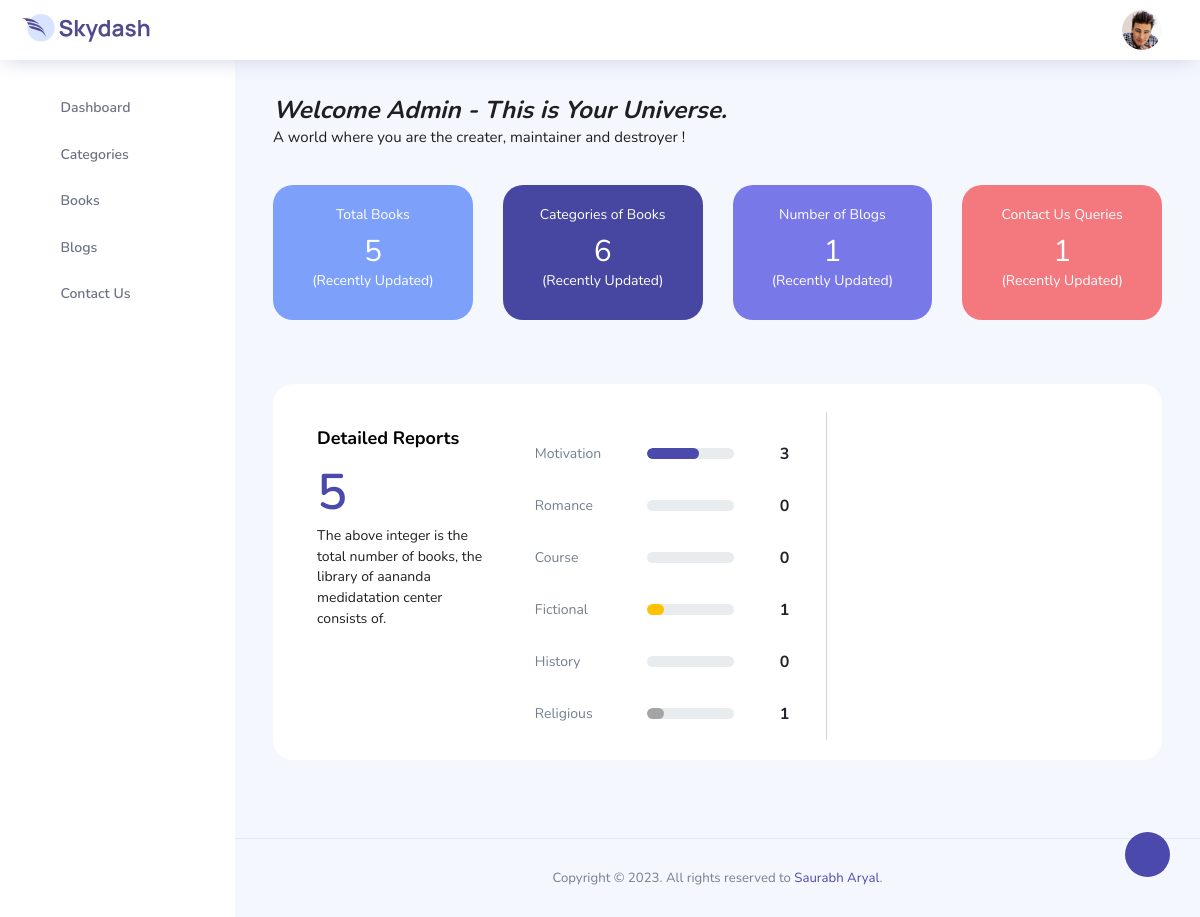
Page /system_panel/index.php (signed in) on the committed database.
### tables this page shows
CREATE TABLE `tbl_book_categories` (
  `id` int(11) NOT NULL,
  `category_name` varchar(255) NOT NULL,
  `position` int(11) DEFAULT NULL
);

### system_panel/index.php (the view, shortened to what this page needs)
<?php
include_once('../connection/connection.php');
?>
<!DOCTYPE html>
<html lang="en">
<head>
  <link rel="stylesheet" href="vendors/feather/feather.css">
  <link rel="stylesheet" href="vendors/ti-icons/css/themify-icons.css">
  <link rel="stylesheet" href="vendors/css/vendor.bundle.base.css">
  <link rel="stylesheet" href="vendors/datatables.net-bs4/dataTables.bootstrap4.css">
  <link rel="stylesheet" href="vendors/ti-icons/css/themify-icons.css">
  <link rel="stylesheet" type="text/css" href="js/select.dataTables.min.css">
  <link rel="stylesheet" href="css/vertical-layout-light/style.css">
</head>
<body>
  <div class="container-scroller">
    <nav class="navbar col-lg-12 col-12 p-0 fixed-top d-flex flex-row">
      <div class="text-center navbar-brand-wrapper d-flex align-items-center justify-content-center">
        <a class="navbar-brand brand-logo mr-5" href="index.html"><img src="images/logo.svg" class="mr-2" alt="logo" /></a>
      </div>
      <div class="navbar-menu-wrapper d-flex align-items-center justify-content-end">
        <button class="navbar-toggler navbar-toggler align-self-center" type="button" data-toggle="minimize">
          <span class="icon-menu"></span>
        </button>
        <ul class="navbar-nav navbar-nav-right">
          <li class="nav-item nav-profile dropdown">
            <a class="nav-link dropdown-toggle" href="#" data-toggle="dropdown" id="profileDropdown">
              <img src="images/faces/face28.jpg" alt="profile" />
            </a>
          </li>
        </ul>
      </div>
    </nav>
    <div class="container-fluid page-body-wrapper">
      <div class="theme-setting-wrapper">
        <div id="settings-trigger"><i class="ti-settings"></i></div>
      </div>
      <nav class="sidebar sidebar-offcanvas" id="sidebar">
        <ul class="nav">
          <li class="nav-item">
            <a class="nav-link" href="index.php">
              <i class="icon-grid menu-icon"></i>
              <span class="menu-title">Dashboard</span>
            </a>
          </li>
          <li class="nav-item">
            <a class="nav-link" href="pages/categories/categories.php">
              <i class="icon-grid-2 menu-icon"></i>
              <span class="menu-title">Categories</span>
            </a>
          </li>
          <li class="nav-item">
            <a class="nav-link" href="pages/books/books.php">
              <i class="icon-columns menu-icon"></i>
              <span class="menu-title">Books</span>
              <i class="menu-arrow"></i>
            </a>
          </li>
          <li class="nav-item">
            <a class="nav-link" href="pages/blogs/blogs.php">
              <i class="icon-layout menu-icon"></i>
              <span class="menu-title">Blogs</span>
            </a>
          </li>
          <li class="nav-item">
            <a class="nav-link" href="pages/contact_us/contact_us.php">
              <i class="icon-bar-graph menu-icon"></i>
              <span class="menu-title">Contact Us</span>
            </a>
          </li>
        </ul>
      </nav>
      <div class="main-panel">
        <div class="content-wrapper">
          <div class="row">
            <div class="col-md-12 grid-margin">
              <div class="row">
                <div class="col-12 col-xl-12 mb-4 mb-xl-0">
                  <marquee behavior="" direction="">
                    <h3 class="font-weight-bold"><i>Welcome Admin - This is Your Universe.</i></h3>
                  </marquee>
                  <h6 class="font-weight-normal mb-0">A world where you are the creater, maintainer and destroyer !</h6>
                </div>
              </div>
            </div>
          </div>
          <div class="row">
            <div class="col-md-12 grid-margin transparent">
              <?php
              $book_data = "SELECT COUNT(id) AS total_books FROM tbl_books";
              $result = $conn->query($book_data);
              while ($row_book = $result->fetch_assoc()) {
                $infos = $row_book;
              }
              $category_data = "SELECT COUNT(id) AS total_categories FROM tbl_book_categories";
              $result = $conn->query($category_data);
              while ($row_categories = $result->fetch_assoc()) {
                $datas = $row_categories;
              }
              $blog_data = "SELECT COUNT(id) AS total_blogs FROM tbl_blogs";
              $result = $conn->query($blog_data);
              while ($row_blogs = $result->fetch_assoc()) {
                $blogs = $row_blogs;
              }
              $contact_data = "SELECT COUNT(id) AS total_queries FROM tbl_contactus";
              $result = $conn->query($contact_data);
              while ($row_contactus = $result->fetch_assoc()) {
                $queries = $row_contactus;
              }
              ?>
              <div class="row">
                <div class="col-md-3 mb-4 stretch-card transparent">
                  <div class="card card-tale">
                    <div class="card-body text-center">
                      <p class="mb-3">Total Books</p>
                      <p class="fs-30 mb-2"><?php echo $infos['total_books']; ?></p>
                      <p>(Recently Updated)</p>
                    </div>
                  </div>
                </div>
                <div class="col-md-3 mb-4 stretch-card transparent">
                  <div class="card card-dark-blue">
                    <div class="card-body text-center">
                      <p class="mb-3">Categories of Books</p>
                      <p class="fs-30 mb-2"><?php echo $datas['total_categories']; ?></p>
                      <p>(Recently Updated)</p>
                    </div>
                  </div>
                </div>
                <div class="col-md-3 mb-4 stretch-card transparent">
                  <div class="card card-light-blue">
                    <div class="card-body text-center">
                      <p class="mb-3">Number of Blogs</p>
                      <p class="fs-30 mb-2"><?php echo $blogs['total_blogs']; ?></p>
                      <p>(Recently Updated)</p>
                    </div>
                  </div>
                </div>
                <div class="col-md-3 mb-4 stretch-card transparent">
                  <div class="card card-light-danger">
                    <div class="card-body text-center">
                      <p class="mb-3">Contact Us Queries</p>
                      <p class="fs-30 mb-2"><?php echo $queries['total_queries']; ?></p>
                      <p>(Recently Updated)</p>
                    </div>
                  </div>
                </div>
              </div>
            </div>
          </div>
          <div class="row">
            <div class="col-md-12 grid-margin stretch-card">
              <div class="card position-relative">
                <div class="card-body">
                  <div id="detailedReports" class="carousel slide detailed-report-carousel position-static pt-2" data-ride="carousel">
                    <div class="carousel-inner">
                      <div class="carousel-item active">
                        <div class="row">
                          <div class="col-md-12 col-xl-3 d-flex flex-column justify-content-start">
                            <div class="ml-xl-4 mt-3">
                              <p class="card-title">Detailed Reports</p>
                              <h1 class="text-primary"><?php echo $infos['total_books']; ?></h1>
                              <p class="mb-2 mb-xl-0">The above integer is the total number of books, the library of aananda medidatation center consists of.
                              </p>
                            </div>
                          </div>
                          <div class="col-md-12 col-xl-9">
                            <div class="row">
                              <div class="col-md-6 border-right">
                                <div class="table-responsive mb-3 mb-md-0 mt-3">
                                  <table class="table table-borderless report-table">
                                    <?php
                                    $colors = array('bg-primary', 'bg-success', 'bg-danger', 'bg-warning', 'bg-info', 'bg-secondary', 'bg-dark');
                                    $color_index = 0;
                                    $query_info = "SELECT * FROM tbl_book_categories";
                                    $result = $conn->query($query_info);
                                    while ($row_info = $result->fetch_assoc()) {
                                      $categories_datas[] = $row_info;
                                    }
                                    foreach ($categories_datas as $categories_data) {
                                      $category_name = $categories_data['category_name'];
                                      $query_books_count = "SELECT COUNT(*) AS book_count FROM tbl_books WHERE category_name = '$category_name'";
                                      $result_books_count = $conn->query($query_books_count);
                                      $row_books_count = $result_books_count->fetch_assoc();
                                      $book_count = $row_books_count['book_count'];
                                      $color = $colors[$color_index];
                                      $color_index++;
                                      $categoryBooks = $book_count;
                                      $totalBooks = $infos['total_books'];
                                      $ratio = ($categoryBooks / $totalBooks) * 100;
                                      $progressWidth = $ratio . '%';
                                    ?>
                                      <tr>
                                        <td class="text-muted"> <?php echo $categories_data['category_name']; ?></td>
                                        <td class="w-100 px-0">
                                          <div class="progress progress-md mx-4">
                                            <div class="progress-bar <?php echo $color; ?>" role="progressbar" style="width: <?php echo $progressWidth; ?>" aria-valuenow="<?php echo $categoryBooks; ?>" aria-valuemin="0" aria-valuemax="<?php echo $totalBooks; ?>"></div>
                                          </div>
                                        </td>
                                        <td>
                                          <h5 class="font-weight-bold mb-0"><?php echo $book_count; ?></h5>
                                        </td>
                                      </tr>
                                    <?php
                                    }
                                    ?>
                                  </table>
                                </div>
                              </div>
                            </div>
                          </div>
                        </div>
                      </div>
                    </div>
                  </div>
                </div>
              </div>
            </div>
          </div>
        </div>
        <footer class="footer">
          <div class="d-flex align-items-center justify-content-center">
            <span class="text-muted text-center text-sm-left d-block d-sm-inline-block">Copyright © 2023. All rights reserved to <a href="https://www.saurabh-aryal.com.np/" target="_blank"> Saurabh Aryal</a>.</span>
          </div>
        </footer>
      </div>
    </div>
  </div>
</body>
</html>

### rows in the picture
tbl_book_categories: category_name "Motivation", $progressWidth 60% (drawn), book_count "3"
tbl_book_categories: category_name "Romance", book_count "0"
tbl_book_categories: category_name "Course", book_count "0"
tbl_book_categories: category_name "Fictional", $progressWidth 20% (drawn), book_count "1"
tbl_book_categories: category_name "History", book_count "0"
tbl_book_categories: category_name "Religious", $progressWidth 20% (drawn), book_count "1"

### other values in the picture
$infos['total_books'] "5"
$datas['total_categories'] "6"
$blogs['total_blogs'] "1"
$queries['total_queries'] "1"
